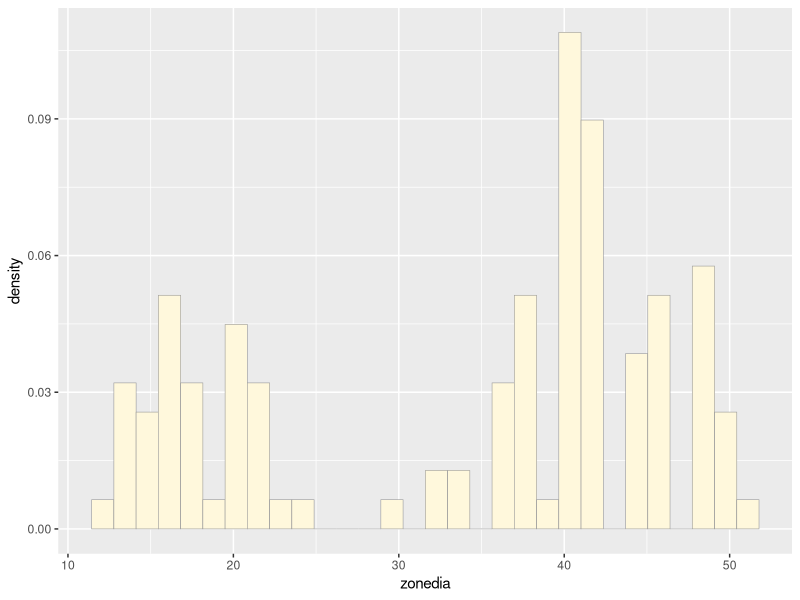
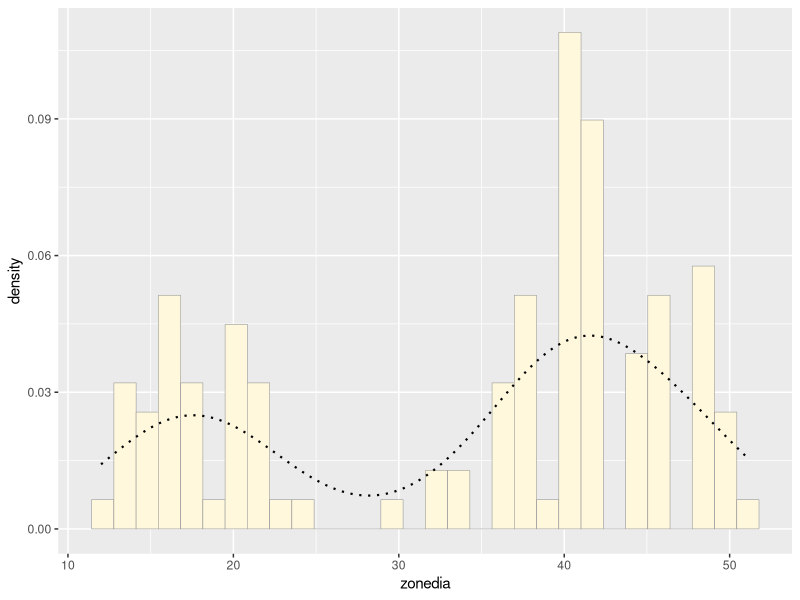
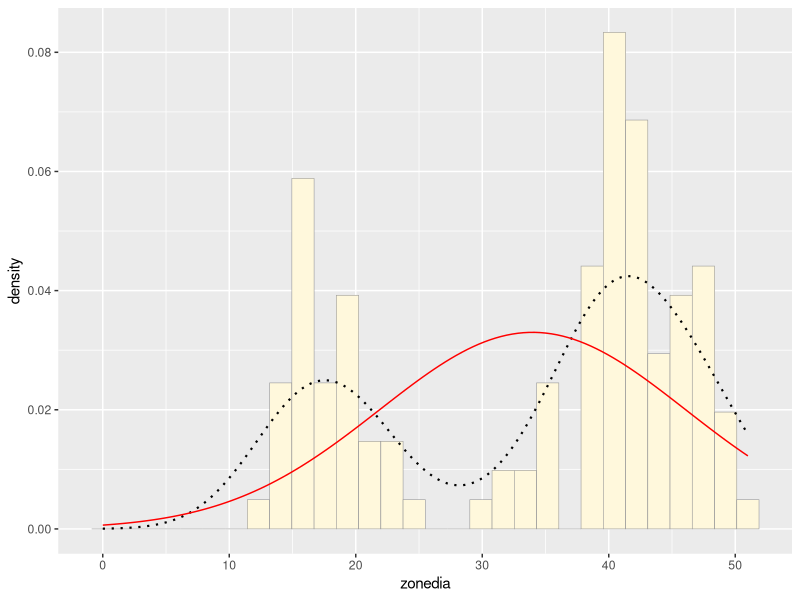
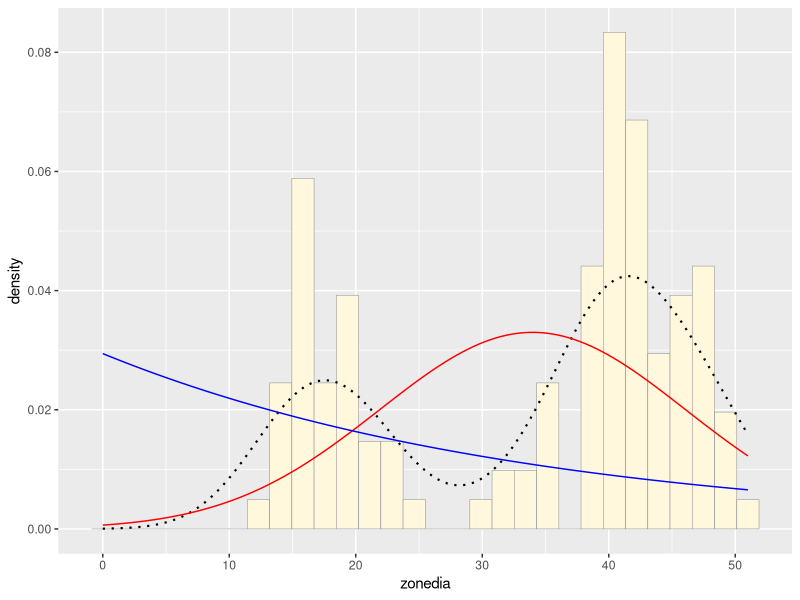
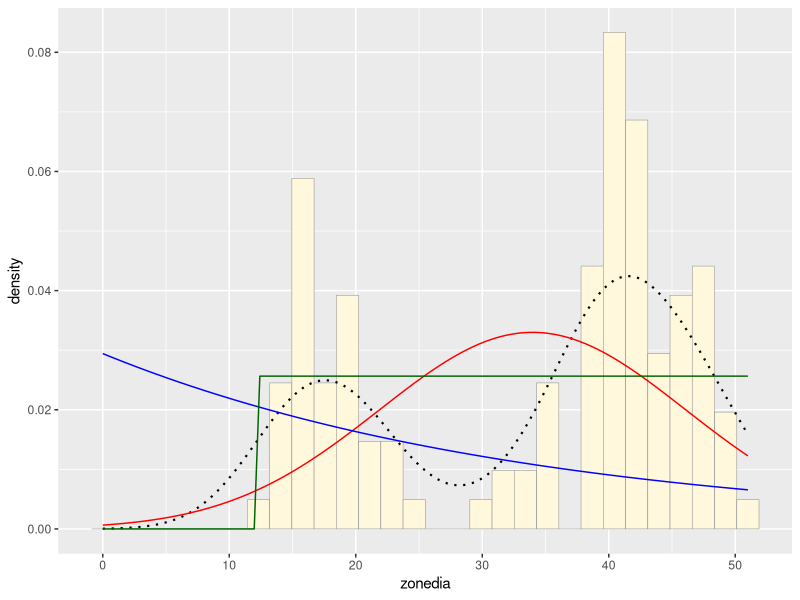
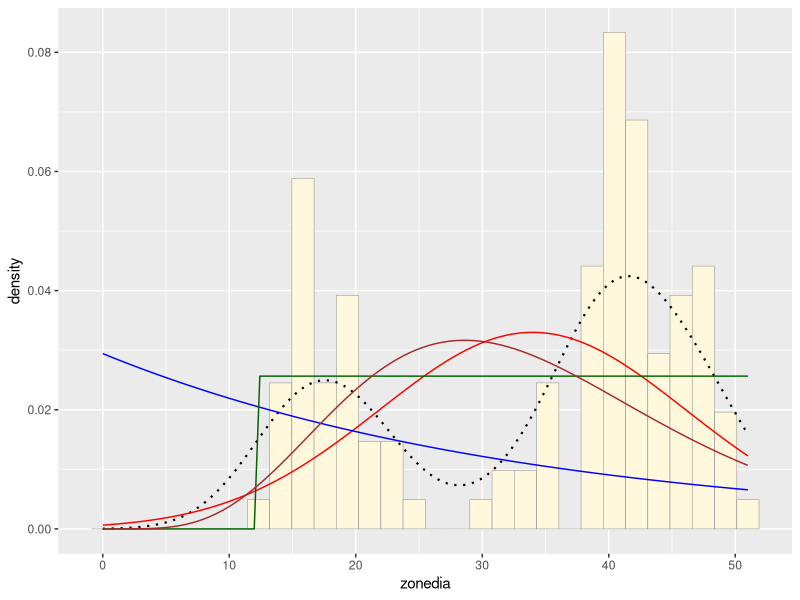
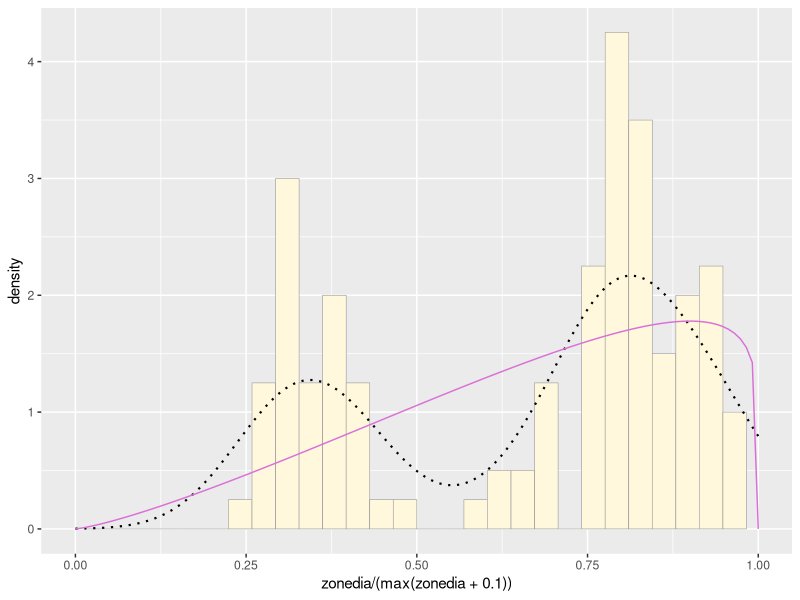
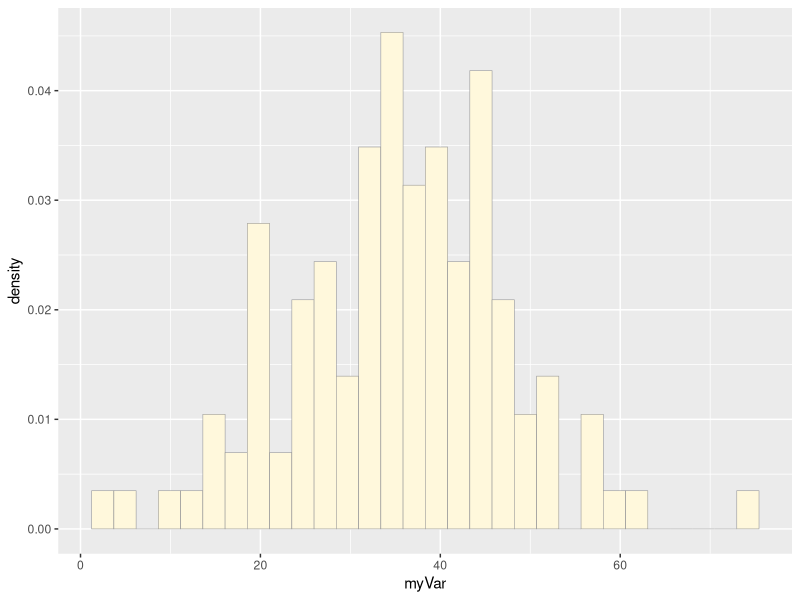

Recreate these plots in R, in order.
## ---- chunk 1
library(ggplot2) # for graphics
library(MASS) # for maximum likelihood estimation
## ---- chunk 2
# quick and dirty, a truncated normal distribution to work on the solution set

#z <- rnorm(n=3000,mean=0.2) # creates a random uniform distribution of 3000 variables with a mean of 0.2
#z <- data.frame(1:3000,z) # a data frame is created with 1st column 1 to 3000, and second column containing each values made in previous step
#names(z) <- list("ID","myVar") # name given to each column
#z <- z[z$myVar>0,] # take only whose values are greater than 0, basically variables containing 0 and negative numbers are left out
#str(z)
#summary(z$myVar) # gives mean, median and quartiles of the distribution
## ---- chunk 3
z <- read.table("Sample_data.csv",header=TRUE,sep=",", stringsAsFactors=FALSE) # reading my data
str(z)
summary(z)
## ---- chunk 4
p1 <- ggplot(data=z, aes(x=zonedia, y=..density..)) +
  geom_histogram(color="grey60",fill="cornsilk",size=0.2) 
print(p1)
## ---- chunk 5
p1 <-  p1 +  geom_density(linetype="dotted",size=0.75)
print(p1)
## ---- chunk 6
normPars <- fitdistr(z$zonedia,"normal")
print(normPars)
str(normPars)
normPars$estimate["mean"] # note structure of getting a named attribute
## ---- chunk 7
meanML <- normPars$estimate["mean"]
sdML <- normPars$estimate["sd"]

xval <- seq(0,max(z$zonedia),len=length(z$zonedia))

 stat <- stat_function(aes(x = xval, y = ..y..), fun = dnorm, colour="red", n = length(z$zonedia), args = list(mean = meanML, sd = sdML))
 p1 + stat
## ---- chunk 8
expoPars <- fitdistr(z$zonedia,"exponential")
rateML <- expoPars$estimate["rate"]

stat2 <- stat_function(aes(x = xval, y = ..y..), fun = dexp, colour="blue", n = length(z$zonedia), args = list(rate=rateML))
 p1 + stat + stat2
## ---- chunk 9
stat3 <- stat_function(aes(x = xval, y = ..y..), fun = dunif, colour="darkgreen", n = length(z$zonedia), args = list(min=min(z$zonedia), max=max(z$zonedia)))
 p1 + stat + stat2 + stat3
## ---- chunk 10
gammaPars <- fitdistr(z$zonedia,"gamma")
shapeML <- gammaPars$estimate["shape"]
rateML <- gammaPars$estimate["rate"]

stat4 <- stat_function(aes(x = xval, y = ..y..), fun = dgamma, colour="brown", n = length(z$zonedia), args = list(shape=shapeML, rate=rateML))
 p1 + stat + stat2 + stat3 + stat4
## ---- chunk 11
pSpecial <- ggplot(data=z, aes(x=zonedia/(max(zonedia + 0.1)), y=..density..)) +
  geom_histogram(color="grey60",fill="cornsilk",size=0.2) + 
  xlim(c(0,1)) +
  geom_density(size=0.75,linetype="dotted")

betaPars <- fitdistr(x=z$zonedia/max(z$zonedia + 0.1),start=list(shape1=1,shape2=2),"beta")
shape1ML <- betaPars$estimate["shape1"]
shape2ML <- betaPars$estimate["shape2"]

statSpecial <- stat_function(aes(x = xval, y = ..y..), fun = dbeta, colour="orchid", n = length(z$zonedia), args = list(shape1=shape1ML,shape2=shape2ML))
pSpecial + statSpecial
## ---- chunk 12
# simulating new data set with length, mean and sd as my original data 

z1 <- rnorm(n = length(z$zonedia), mean = meanML, sd = sdML)
z1 <- data.frame(1:length(z$zonedia),z1)
names(z1) <- list("ID","myVar")
z1 <- z1[z1$myVar>0,]
str(z1)
summary(z1$myVar)
## ---- chunk 13
p2 <- ggplot(data=z1, aes(x=myVar, y=..density..)) +
  geom_histogram(color="grey60",fill="cornsilk",size=0.2) 
print(p2)
## ---- chunk 14
normPars <- fitdistr(z1$myVar,"normal")
print(normPars)
str(normPars)
normPars$estimate["mean"] # note structure of getting a named attribute
## ---- chunk 15
meanML <- normPars$estimate["mean"]
sdML <- normPars$estimate["sd"]

xval <- seq(0,max(z1$myVar),len=length(z1$myVar))

 stat <- stat_function(aes(x = xval, y = ..y..), fun = dnorm, colour="red", n = length(z1$myVar), args = list(mean = meanML, sd = sdML))
 p2 + stat
## ---- chunk 16
p2 <-  p2 +  geom_density(linetype="dotted",size=0.75)
print(p2)
## ---- chunk 17
expoPars <- fitdistr(z1$myVar,"exponential")
rateML <- expoPars$estimate["rate"]

stat2 <- stat_function(aes(x = xval, y = ..y..), fun = dexp, colour="blue", n = length(z1$myVar), args = list(rate=rateML))
 p2 + stat + stat2
## ---- chunk 18
library(patchwork)
## ---- chunk 19
p1 + p2 # looking both histograms side by side
